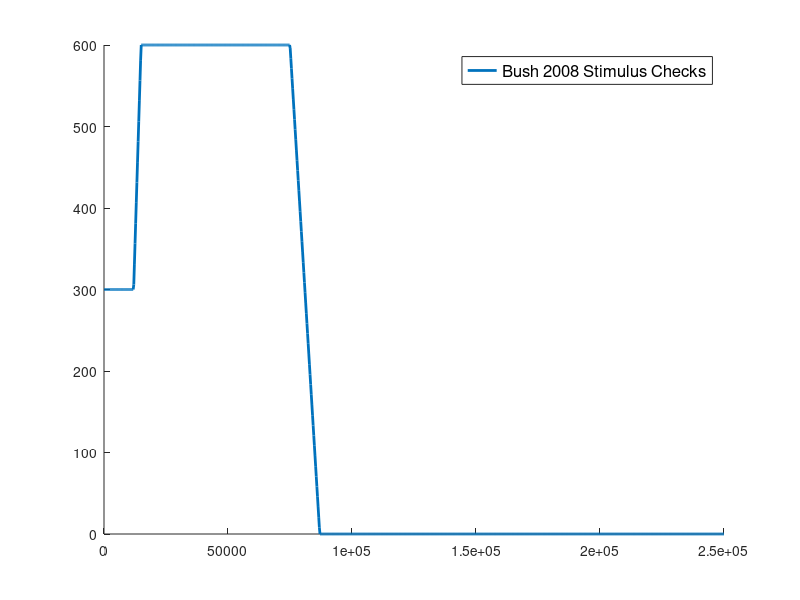

MATLAB code for this plot: (Note: this script raises an error after producing the figure.)
%% SNW_STIMULUS_CHECKS_BUSH Bush checks, demonstrative, not used
%    Bush checks, not used in matlab, meaning matlab solution functions do
%    not call this. There are separate R functions that implement the
%    checks that are unrelated to this, this is just to graph out the
%    stimulus schedule for visualization
%
%    Economic Stimulus Act of 2008: 600 ($1,200) for singles (couples)
%    making less than $75,000 ($150,000). $300 per child. Amount phases out
%    at a rate of 5 percent (drops by $50 per $1,000 in income exceeding
%    $75,000 ($150,000)).
%
%    IRS rules:
%    <https://www.irs.gov/newsroom/single-head-of-household-with-children
%    single with children>,
%    <https://www.irs.gov/newsroom/married-with-children married with
%    children>,
%    <https://www.irs.gov/newsroom/married-without-qualifying-children
%    married no children>, and
%    <https://www.irs.gov/newsroom/single-without-qualifying-children
%    single no children>.
%
%    See also SNWX_STIMULUS_CHECKS_BUSH, SNWX_STIMULUS_CHECKS_BIDEN
%

function [varargout] = snw_stimulus_checks_bush(varargin)

% Defaults
[fl_stimulus_adult, fl_stimulus_child] = deal(600, 300);

if (~isempty(varargin))
    % this relies on externally generated parameters, defaults do not have to be generated
    % if this file has to be invoked many times, then this saves time by avoiding
    % regenerating defaults over and over again
    
    if (length(varargin) ==3)
        [it_kids, bl_marital, bl_visualize] = varargin{:};
    elseif (length(varargin) ==5)
        [it_kids, bl_marital, ...
            fl_stimulus_adult, fl_stimulus_child, ...
            bl_visualize] = varargin{:};
    end
    
else
    close all;
    
    bl_visualize = true;
    [it_kids, bl_marital] = deal(0,0);
    
end

% Bush 2008 stimulus
% Set bounds on the domain
fl_x_lower = 0;
fl_x_higher = 250000;

ar_x = linspace(fl_x_lower, fl_x_higher, 1000);
ar_stimulus_bush = snwi_stimulus_check_bush(it_kids, bl_marital, fl_stimulus_adult, fl_stimulus_child, ar_x);

% Visualize
if (bl_visualize)
    figure();
    hold on;
    
    
    % Graph
    pl_check = plot(ar_x, ar_stimulus_bush,...
        '-', 'Linewidth',2);
    
    % Legend
    legend([pl_check], ...
        {'Bush 2008 Stimulus Checks'}, ...
        'Location','best',...
        'NumColumns',1,'FontSize',12,'TextColor','black');
    
    % Add x-axis and y-axis
    pl_xline = xline(0);
    pl_yline = yline(0);
    pl_xline.HandleVisibility = 'off';
    pl_yline.HandleVisibility = 'off';
    
    % Title and y and y-able
    title({'Bush stimulus check amounts as a function of household income (under consideration)',...
        ['Kids count = ' num2str(it_kids) '; marital status = ' num2str(bl_marital)]}, ...
        'Interpreter', "none");
    ylabel('Stimulus check amount (Economic Stimulus Act of 2008)');
    xlabel('Income levels');
    
    % Add grids
    grid on;
    grid minor;
end

%% Return
varargout = cell(nargout,0);
for it_k = 1:nargout
    if (it_k==1)
        ob_out_cur = fc_stimulus_bush;
    end
    varargout{it_k} = ob_out_cur;
end

end

%% Bush Check Approximate
function fc_stimulus_check = snwi_stimulus_check_bush_approximate(...
    it_kids, bl_marital, fl_stimulus_adult, fl_stimulus_child)
% x is household income
% fl_stimulus_adult = 600, fl_stimulus_adult = 600 for first round

% start point household head
fl_check_dollar = fl_stimulus_adult;
% married household gets more, marital = 0, 1
fl_check_dollar = fl_check_dollar + bl_marital*fl_stimulus_adult;
% Households with kids: 0, 1,2,3,4
fl_check_dollar = fl_check_dollar + it_kids*fl_stimulus_child;

% https://www.irs.gov/newsroom/single-without-qualifying-children
if (~bl_marital && it_kids == 0)
    % The benefit would start decreasing at a rate of $5 for every additional $100 in income
    fc_check_reduce = @(x) ((max(x - 75000,0))/100)*5;
end

% phaseout starts $75000 for heads of household
% https://www.irs.gov/newsroom/single-head-of-household-with-children
if (~bl_marital && it_kids ~= 0)
    % The benefit would start decreasing at a rate of $5 for every additional $100 in income
    fc_check_reduce = @(x) ((max(x - 75000,0))/100)*5;
end

% phaseout starts $150,000 for heads of household
% https://www.irs.gov/newsroom/married-with-children
% https://www.irs.gov/newsroom/married-without-qualifying-children
if (bl_marital)
    % The benefit would start decreasing at a rate of $5 for every additional $100 in income
    fc_check_reduce = @(x) ((max(x - 150000,0))/100)*5;
end

% stimulus check function first check
fc_stimulus_check = @(x) max(0, fl_check_dollar - fc_check_reduce(x));

end

function ar_stimulus_check = snwi_stimulus_check_bush(...
    it_kids, bl_marital, fl_stimulus_adult, fl_stimulus_child, ar_income)

exemption=3500; % exemption amount per household member

deduction=zeros(2,5); % Marital-status and number of children-specific deduction
deduction(1,1)=5450; % Single filers
deduction(1,2:5)=8000; % Single filer with children
deduction(2,:)=10900; % Married couples filing jointly

% ar_income=linspace(0,400000,5)';
% ar_income = [20000, 30000, 50000, 70000];
% ar_income=linspace(20000,70000,100);
% ar_income=linspace(0,200000,100);
% income = [20000];

% income = [70000];

taxable_income = NaN(length(ar_income), 2, 5);
for y=1:length(ar_income)
    for m=1:2
        for k=0:4
            taxable_income(y,m,k+1)=ar_income(y)-exemption*m-exemption*k-deduction(m,k+1);
        end
    end
end

tax_liability=zeros(length(ar_income),2,5);

% Single filers with 0 children
for y=1:length(ar_income)
    if taxable_income(y,1,1)<=8025
        tax_liability(y,1,1)=0.1*taxable_income(y,1,1);
    elseif ( taxable_income(y,1,1)>8025 && taxable_income(y,1,1)<=32550 )
        tax_liability(y,1,1)=0.1*8025 + 0.15*( taxable_income(y,1,1)-8025 );
    elseif ( taxable_income(y,1,1)>32550 && taxable_income(y,1,1)<=78850 )
        tax_liability(y,1,1)=0.1*8025 + 0.15*(32550-8025) + 0.25*( taxable_income(y,1,1)-32550 );
    elseif ( taxable_income(y,1,1)>78850 && taxable_income(y,1,1)<=164550 )
        tax_liability(y,1,1)=0.1*8025 + 0.15*(32550-8025) + 0.25*(78850-32550) + 0.28*( taxable_income(y,1,1)-78850 );
    elseif ( taxable_income(y,1,1)>164550 && taxable_income(y,1,1)<=357700 )
        tax_liability(y,1,1)=0.1*8025 + 0.15*(32550-8025) + 0.25*(78850-32550) + 0.28*(164550-78850) + 0.33*( taxable_income(y,1,1)-164550 );
    elseif ( taxable_income(y,1,1)>357700 )
        tax_liability(y,1,1)=0.1*8025 + 0.15*(32550-8025) + 0.25*(78850-32550) + 0.28*(164550-78850) + 0.33*(357700-164550) + 0.35*( taxable_income(y,1,1)-357700 );
    end
end


% Single filers with 1-4 children
for k=2:5
    for y=1:length(ar_income)
        if taxable_income(y,1,k)<=11450
            tax_liability(y,1,k)=0.1*taxable_income(y,1,k);
        elseif ( taxable_income(y,1,k)>11450 && taxable_income(y,1,k)<=43650 )
            tax_liability(y,1,k)=0.1*11450 + 0.15*( taxable_income(y,1,k)-11450 );
        elseif ( taxable_income(y,1,k)>43650 && taxable_income(y,1,k)<=112650 )
            tax_liability(y,1,k)=0.1*11450 + 0.15*(43650-11450) + 0.25*( taxable_income(y,1,k)-43650 );
        elseif ( taxable_income(y,1,k)>112650 && taxable_income(y,1,k)<=182400 )
            tax_liability(y,1,k)=0.1*11450 + 0.15*(43650-11450) + 0.25*(112650-43650) + 0.28*( taxable_income(y,1,k)-112650 );
        elseif ( taxable_income(y,1,k)>182400 && taxable_income(y,1,k)<=357700 )
            tax_liability(y,1,k)=0.1*11450 + 0.15*(43650-11450) + 0.25*(112650-43650) + 0.28*(182400-112650) + 0.33*( taxable_income(y,1,k)-182400 );
        elseif ( taxable_income(y,1,k)>357700 )
            tax_liability(y,1,k)=0.1*11450 + 0.15*(43650-11450) + 0.25*(112650-43650) + 0.28*(182400-112650) + 0.33*(357700-182400) + 0.35*( taxable_income(y,1,k)-357700 );
        end
    end
end


% Married filers
for k=1:5
    for y=1:length(ar_income)
        if taxable_income(y,2,k)<=16050
            tax_liability(y,2,k)=0.1*taxable_income(y,2,k);
        elseif ( taxable_income(y,2,k)>16050 && taxable_income(y,2,k)<=65100 )
            tax_liability(y,2,k)=0.1*16050 + 0.15*( taxable_income(y,2,k)-16050 );
        elseif ( taxable_income(y,2,k)>65100 && taxable_income(y,2,k)<=131450 )
            tax_liability(y,2,k)=0.1*16050 + 0.15*(65100-16050) + 0.25*( taxable_income(y,2,k)-65100 );
        elseif ( taxable_income(y,2,k)>131450 && taxable_income(y,2,k)<=200300 )
            tax_liability(y,2,k)=0.1*16050 + 0.15*(65100-16050) + 0.25*(131450-65100) + 0.28*( taxable_income(y,2,k)-131450 );
        elseif ( taxable_income(y,2,k)>200300 && taxable_income(y,2,k)<=357700 )
            tax_liability(y,2,k)=0.1*16050 + 0.15*(65100-16050) + 0.25*(131450-65100) + 0.28*(200300-131450) + 0.33*( taxable_income(y,2,k)-200300 );
        elseif ( taxable_income(y,2,k)>357700 )
            tax_liability(y,2,k)=0.1*16050 + 0.15*(65100-16050) + 0.25*(131450-65100) + 0.28*(200300-131450) + 0.33*(357700-200300) + 0.35*( taxable_income(y,2,k)-357700 );
        end
    end
end

for y=1:length(ar_income)
    for m=1:2
        for k=0:4
            tax_liability(y,m,k+1)=max(tax_liability(y,m,k+1) , 0);
        end
    end
end

% disp(taxable_income);
% 
% disp(tax_liability);


kids = it_kids+1;
married = bl_marital+1;

ar_tax_liability = tax_liability(:, married, it_kids+1);

% stimulus check function first check
% fl_stimulus_adult=600;
% fl_stimulus_child=300;
ar_stimulus_check = ...
    max(...
    max(300*(1+bl_marital), min(ar_tax_liability, fl_stimulus_adult*(1+bl_marital))) ...
    + it_kids*fl_stimulus_child ...
    - max(0, (ar_income' - 75000*(1+bl_marital)))*0.05, ...
    0);

%% Figure 1
% maybe two graphs: one with taxable income on the vertical axis and income on the horizontal axis (for the various household types)

bl_graph = false;
if (bl_graph)
    mt_value = reshape(taxable_income(:,1,:), [size(taxable_income,1), size(taxable_income,3)]);
    mt_value = mt_value';
    ar_row_grid = ["0 kids" "1 kid", "2 kids", "3 kids", "4 kids"];
    ar_col_grid = ar_income;
    mp_support_graph = containers.Map('KeyType', 'char', 'ValueType', 'any');
    mp_support_graph('cl_st_graph_title') = {'Income and Taxable Income (unmarried)'};
    mp_support_graph('cl_st_ytitle') = {'Taxable Income'};
    mp_support_graph('cl_st_xtitle') = {'Income'};
    mp_support_graph('bl_graph_logy') = false; % do not log
    ff_graph_grid(mt_value, ar_row_grid, ar_col_grid, mp_support_graph);
    
    mt_value = reshape(taxable_income(:,2,:), [size(taxable_income,1), size(taxable_income,3)]);
    mt_value = mt_value';
    ar_row_grid = ["0 kids" "1 kid", "2 kids", "3 kids", "4 kids"];
    ar_col_grid = ar_income;
    mp_support_graph = containers.Map('KeyType', 'char', 'ValueType', 'any');
    mp_support_graph('cl_st_graph_title') = {'Income and Taxable Income (married)'};
    mp_support_graph('cl_st_ytitle') = {'Taxable Income'};
    mp_support_graph('cl_st_xtitle') = {'Income'};
    mp_support_graph('bl_graph_logy') = false; % do not log
    ff_graph_grid(mt_value, ar_row_grid, ar_col_grid, mp_support_graph);
    
    %% Figure 2
    % and one graph with tax liability on the vertical axis and taxable income on the horizontal axis (for the various household types)
    
    mt_value = reshape(tax_liability(:,1,:), [size(tax_liability,1), size(tax_liability,3)]);
    mt_value = mt_value';
    ar_row_grid = ["0 kids" "1 kid", "2 kids", "3 kids", "4 kids"];
    ar_col_grid = ar_income;
    mp_support_graph = containers.Map('KeyType', 'char', 'ValueType', 'any');
    mp_support_graph('cl_st_graph_title') = {'Income and Taxable Liability (unmarried)'};
    mp_support_graph('cl_st_ytitle') = {'Taxable Liability'};
    mp_support_graph('cl_st_xtitle') = {'Income'};
    mp_support_graph('bl_graph_logy') = false; % do not log
    ff_graph_grid(mt_value, ar_row_grid, ar_col_grid, mp_support_graph);
    
    mt_value = reshape(tax_liability(:,2,:), [size(tax_liability,1), size(tax_liability,3)]);
    mt_value = mt_value';
    ar_row_grid = ["0 kids" "1 kid", "2 kids", "3 kids", "4 kids"];
    ar_col_grid = ar_income;
    mp_support_graph = containers.Map('KeyType', 'char', 'ValueType', 'any');
    mp_support_graph('cl_st_graph_title') = {'Income and Taxable Liability (married)'};
    mp_support_graph('cl_st_ytitle') = {'Taxable Liability'};
    mp_support_graph('cl_st_xtitle') = {'Income'};
    mp_support_graph('bl_graph_logy') = false; % do not log
    ff_graph_grid(mt_value, ar_row_grid, ar_col_grid, mp_support_graph);
end
end